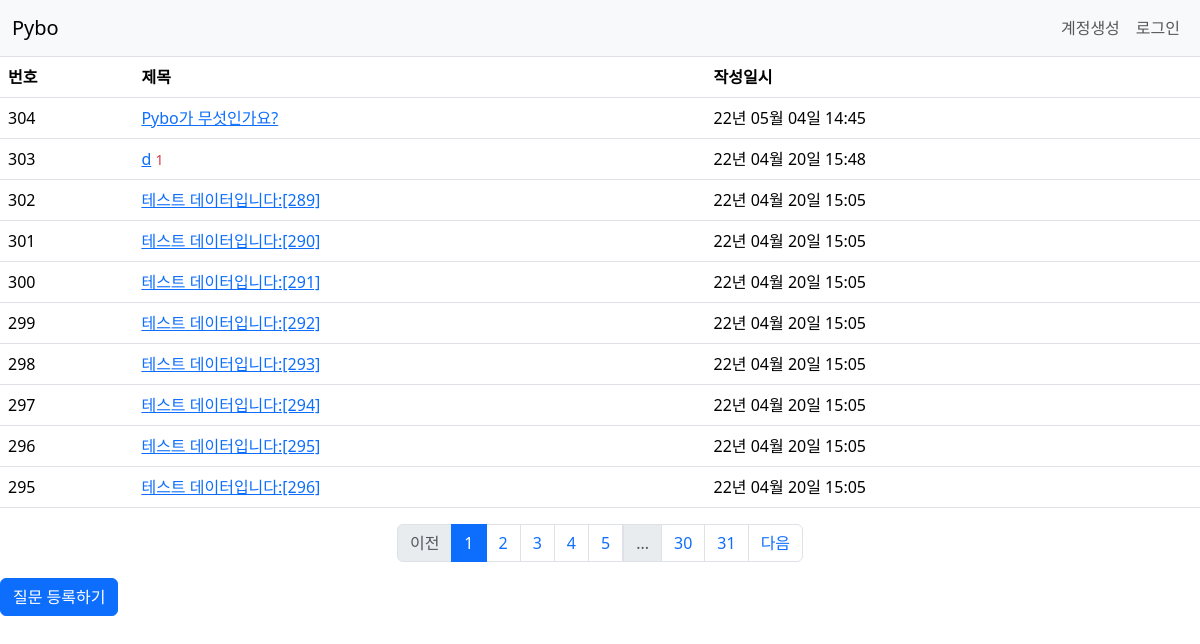
Page /question/list/ on the committed database.
### pybo/models.py (models this page shows)
class Question(db.Model):
    id = db.Column(db.Integer, primary_key=True)
    subject = db.Column(db.String(200), nullable=False)
    content = db.Column(db.Text(), nullable=False)
    create_date = db.Column(db.DateTime(), nullable=False)

### pybo/views/question_views.py (the view)
@bp.route('/list/')
def _list():
    page = request.args.get('page', type=int, default=1)
    question_list = Question.query.order_by(Question.create_date.desc())
    question_list = question_list.paginate(page, per_page=10)
    return render_template('question/question_list.html',
                           question_list=question_list)

### pybo/filter.py (called while the page is built)
def format_datetime(value, fmt='%y년 %m월 %d일 %H:%M'):
    return value.strftime(fmt)

### pybo/templates/question/question_list.html (shortened to what this page needs)
<!DOCTYPE html>
<html lang="en">
 {% extends 'base.html' %}
 {% block content %}
      <table class="table">
          <thead>
          <tr class ="thead-dark">
              <th>번호</th>
              <th>제목</th>
              <th>작성일시</th>
          </tr>
          </thead>
          <tbody>
          {% if question_list %}
          {% for question in question_list.items %}
          <tr>
              <td>{{ question_list.total - ((question_list.page-1) * question_list.per_page) - loop.index0 }}
              </td>
              <td>
                <a href="{{ url_for('question.detail', question_id=question.id)}}">{{ question.subject }}</a>
                  {% if question.answer_set|length>0 %}
                  <span class="text-danger small ml-2">{{question.answer_set|length}}</span>
                  {% endif %}
              </td>
              <td>{{ question.create_date|datetime }}</td>
          </tr>
          {% endfor %}
          {% else %}
          <tr>
              <td colspan="3">질문이 없습니다.</td>
          </tr>
          {% endif %}
          </tbody>
      </table>
        <ul class="pagination justify-content-center">
            {% if question_list.has_prev %}
            <li class="page-item">
                <a class="page-link" href="?page={{ question_list.prev_num }}">이전</a>
            </li>
            {% else %}
            <li class="page-item disabled">
                <a class="page-link" tabindex="-1" aria-disabled="true" href="#">이전</a>
            </li>
            {% endif %}
            {% for page_num in question_list.iter_pages() %}
            {% if page_num %}
                {% if page_num != question_list.page %}
            <li class="page-item">
                <a class="page-link" href="?page={{ page_num }}">{{page_num}}</a>
            </li>
            {% else %}
            <li class="page-item active" aria-current="page">
                <a class="page-link" href="#">{{ page_num }}</a>
            </li>
            {% endif %} {% else %}
            <li class="disabled">
                <a class="page-link" href="#">...</a>
            </li>
            {% endif %}
            {% endfor %}
            {% if question_list.has_next %}
            <li class="page-item">
                <a class="page-link" href="?page={{ question_list.next_num }}">다음</a>
            </li>
            {% else %}
            <li class="page-item disabled">
                <a class="page-link" tabindex="-1" aria-disabled="true" href="#">다음</a>
            </li>
            {% endif %}
        </ul>
        <a href="{{ url_for('question.create') }}" class="btn btn-primary">질문 등록하기</a>
{% endblock %}

### pybo/templates/base.html (shortened to what this page needs)
<!DOCTYPE html>
<html lang="ko">
<head>
    <link rel="stylesheet" href="{{ url_for('static', filename='bootstrap.min.css') }}">
    <link rel="stylesheet" href="{{ url_for('static', filename='style.css') }}">
</head>
<body>
{%include "navbar.html" %}
{% block content %}
{% endblock %}
</body>
</html>

### pybo/templates/navbar.html (shortened to what this page needs)
    <nav class="navbar navbar-expand-lg navbar-light bg-light border-bottom">
        <div class="container-fluid">
            <a class="navbar-brand" href="{{ url_for('main.index')}}">Pybo</a>
            <div class="collapse navbar-collapse flex-grow-0" id="navbarNav">
                {% if g.user %}
                <ul class="navbar-nav">
                    <li class="nav-item">
                        <a class="nav-link" href="#">{{g.user.username }}(로그아웃)</a>
                    </li>
                </ul>
                {% else %}
                <ul class="navbar-nav">
                    <li class="nav-item">
                        <a class="nav-link" href="{{ url_for('auth.signup') }}">계정생성</a>
                    </li>
                    <li class="nav-item">
                        <a class="nav-link" href="{{ url_for('auth.login') }}">로그인</a>
                    </li>
                </ul>
                {% endif %}
            </div>
        </div>
    </nav>

### rows in the picture
Question: total "304", subject "Pybo가 무섯인가요?", create_date "22년 05월 04일 14:45"
Question: total "303", subject "d", answer_set|length "1", create_date "22년 04월 20일 15:48"
Question: total "302", subject "테스트 데이터입니다:[289]", create_date "22년 04월 20일 15:05"
Question: total "301", subject "테스트 데이터입니다:[290]", create_date "22년 04월 20일 15:05"
Question: total "300", subject "테스트 데이터입니다:[291]", create_date "22년 04월 20일 15:05"
Question: total "299", subject "테스트 데이터입니다:[292]", create_date "22년 04월 20일 15:05"
Question: total "298", subject "테스트 데이터입니다:[293]", create_date "22년 04월 20일 15:05"
Question: total "297", subject "테스트 데이터입니다:[294]", create_date "22년 04월 20일 15:05"
Question: total "296", subject "테스트 데이터입니다:[295]", create_date "22년 04월 20일 15:05"
Question: total "295", subject "테스트 데이터입니다:[296]", create_date "22년 04월 20일 15:05"

### other values in the picture
{{ page_num }} "1"
{{ page_num }} "2" "3" "4" "5" "30" "31"
